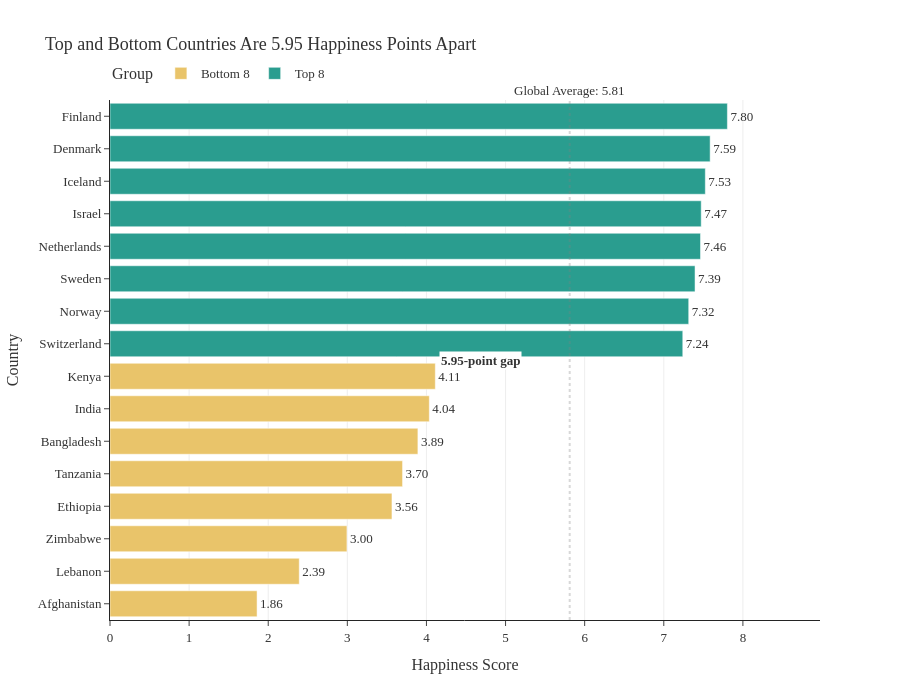

The cell this chart's notebook holds for it:
### Markdown cell above
---
## Task 2 — Bottom vs. Top: A Contrast Story

**What to build:** A bar chart that highlights the **gap between the happiest and least happy countries**, focusing on a specific insight.

**Requirements:**
- Show the **top 8 AND bottom 8 countries** together (16 bars total)
- Use **colour** to distinguish the two groups (not Plotly's default rainbow)
- Add a **visual separator or annotation** that emphasises the gap
- Insight title that tells the story of the gap

**Hint:** Use `pd.concat([df.nlargest(8,'Happiness_Score'), df.nsmallest(8,'Happiness_Score')])` to get both groups.

**Stretch goal:** Add a vertical reference line showing the global average.

### Code cell
# Task 2: Top 8 vs. Bottom 8 contrast
# ------------------------------------

# Step 1: Get top and bottom countries
top8 = df.nlargest(8, 'Happiness_Score').copy()
top8['Group'] = 'Top 8'
bottom8 = df.nsmallest(8, 'Happiness_Score').copy()
bottom8['Group'] = 'Bottom 8'

combined = pd.concat([bottom8, top8]).sort_values('Happiness_Score')
global_avg = df['Happiness_Score'].mean()
print(f"Global average: {global_avg:.2f}")

# Step 2: Build your chart
happiest_score = top8['Happiness_Score'].max()
least_happy_score = bottom8['Happiness_Score'].min()

gap = happiest_score - least_happy_score

fig = px.bar(
    combined,
    x='Happiness_Score',
    y='Country',
    orientation='h',
    color='Group',
    text='Happiness_Score',
    color_discrete_map={
        'Top 8': '#2A9D8F',       
        'Bottom 8': '#E9C46A'     
    },
    title=f"Top and Bottom Countries Are {gap:.2f} Happiness Points Apart"  
)

fig.update_traces(
    texttemplate='%{text:.2f}',
    textposition='outside'
)

fig.update_xaxes(
    range=[0, combined['Happiness_Score'].max() * 1.15],
    title='Happiness Score',
    showgrid=True,
    gridcolor='#EEEEEE'           
)
fig.add_vline(
    x=global_avg,
    line_dash='dot',
    line_width=2,
    line_color='gray',
    annotation_text=f'Global Average: {global_avg:.2f}',
    annotation_position='top'
)
fig.add_hline(y=7.5, line_dash='dash', line_color='black')
fig.add_annotation(
    x=combined['Happiness_Score'].max() * 0.6,
    y=7.5,
    text=f'<b>{gap:.2f}-point gap</b>',
    showarrow=False,
    bgcolor='white'
)

fig.update_layout(
    template='simple_white',      
    font=dict(family='Verdana', size=13, color='#333333'),
    height=700,
    yaxis_title='Country',
    legend_title='Group',
    legend=dict(orientation='h', y=1.08)   
)

fig.show()

### Figure 1 — Plotly figure (JSON) as saved in the notebook; plotly's stock layout.template omitted (floating-point values rounded to 4 significant figures)
{"data": [{"hovertemplate": "Group=Bottom 8<br>Happiness_Score=%{text}<br>Country=%{y}<extra></extra>", "legendgroup": "Bottom 8", "marker": {"color": "#E9C46A", "pattern": {"shape": ""}}, "name": "Bottom 8", "orientation": "h", "showlegend": true, "text": [1.859, 2.392, 2.995, 3.564, 3.698, 3.892, 4.036, 4.112], "textposition": "outside", "texttemplate": "%{text:.2f}", "type": "bar", "x": [1.859, 2.392, 2.995, 3.564, 3.698, 3.892, 4.036, 4.112], "xaxis": "x", "y": ["Afghanistan", "Lebanon", "Zimbabwe", "Ethiopia", "Tanzania", "Bangladesh", "India", "Kenya"], "yaxis": "y"}, {"hovertemplate": "Group=Top 8<br>Happiness_Score=%{text}<br>Country=%{y}<extra></extra>", "legendgroup": "Top 8", "marker": {"color": "#2A9D8F", "pattern": {"shape": ""}}, "name": "Top 8", "orientation": "h", "showlegend": true, "text": [7.24, 7.315, 7.395, 7.464, 7.473, 7.525, 7.586, 7.804], "textposition": "outside", "texttemplate": "%{text:.2f}", "type": "bar", "x": [7.24, 7.315, 7.395, 7.464, 7.473, 7.525, 7.586, 7.804], "xaxis": "x", "y": ["Switzerland", "Norway", "Sweden", "Netherlands", "Israel", "Iceland", "Denmark", "Finland"], "yaxis": "y"}], "layout": {"annotations": [{"showarrow": false, "text": "Global Average: 5.81", "x": 5.811, "xanchor": "center", "xref": "x", "y": 1, "yanchor": "bottom", "yref": "y domain"}, {"bgcolor": "white", "showarrow": false, "text": "<b>5.95-point gap</b>", "x": 4.682, "y": 7.5}], "barmode": "relative", "font": {"color": "#333333", "family": "Verdana", "size": 13}, "height": 700, "legend": {"orientation": "h", "title": {"text": "Group"}, "tracegroupgap": 0, "y": 1.08}, "shapes": [{"line": {"color": "gray", "dash": "dot", "width": 2}, "type": "line", "x0": 5.811, "x1": 5.811, "xref": "x", "y0": 0, "y1": 1, "yref": "y domain"}, {"line": {"color": "black", "dash": "dash"}, "type": "line", "x0": 0, "x1": 1, "xref": "x domain", "y0": 7.5, "y1": 7.5, "yref": "y"}], "title": {"text": "Top and Bottom Countries Are 5.95 Happiness Points Apart"}, "xaxis": {"anchor": "y", "domain": [0, 1], "gridcolor": "#EEEEEE", "range": [0, 8.975], "showgrid": true, "title": {"text": "Happiness Score"}}, "yaxis": {"anchor": "x", "domain": [0, 1], "title": {"text": "Country"}}}}
